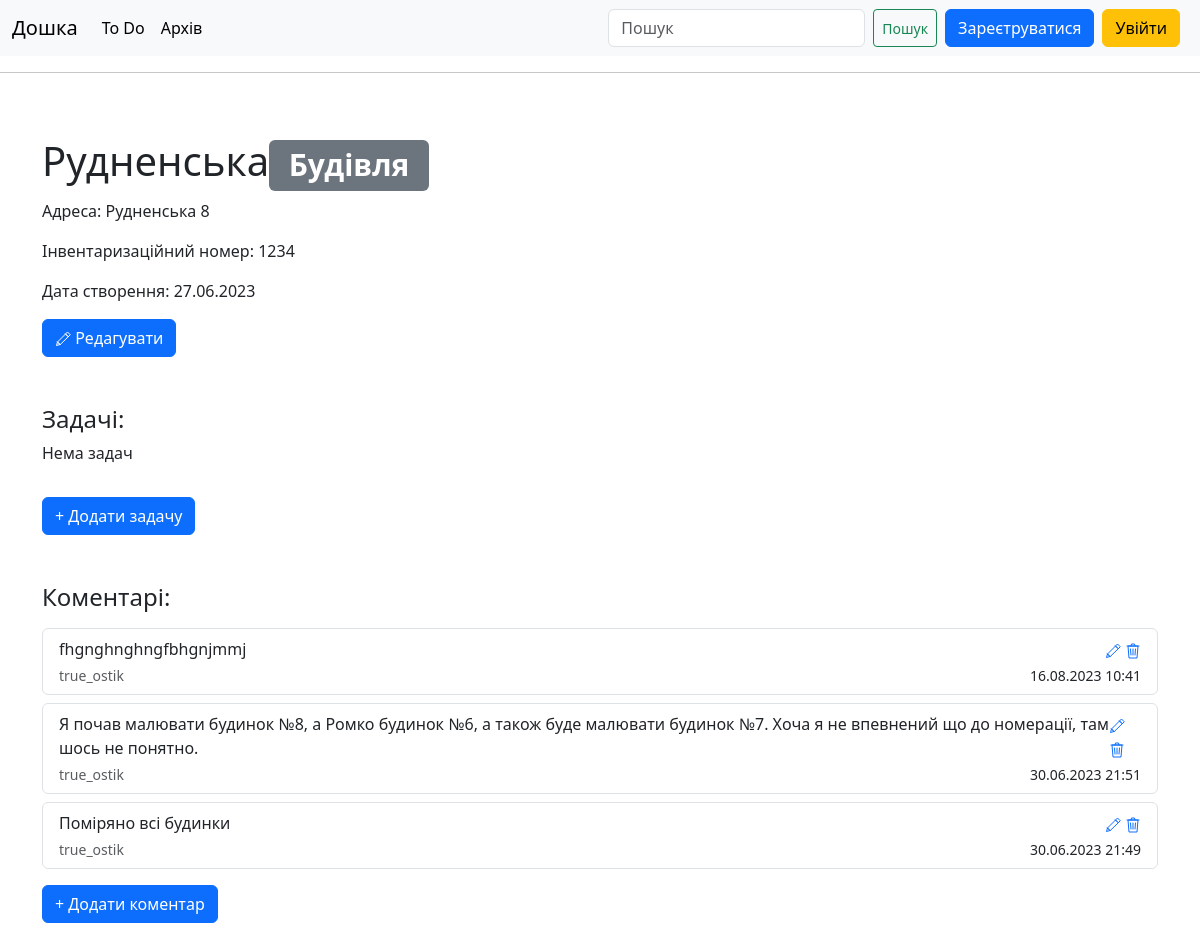
The app's page /subject/1/, older data.
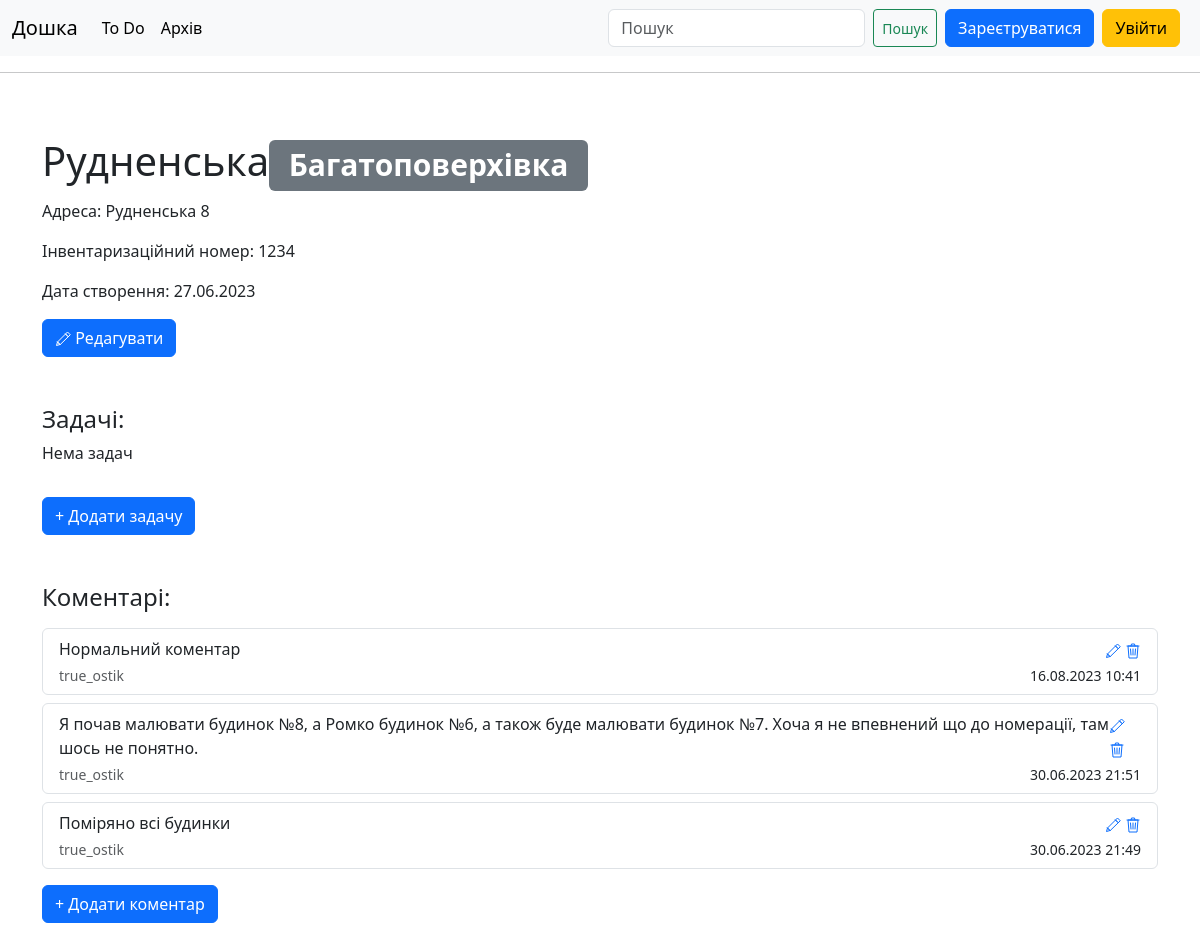
The same page, newer data.
### bord/models.py (models this page shows, shortened)
class Subject(models.Model):
    class TypeOfSubject(models.TextChoices):
        BUILDING = 'BU', _('Багатоповерхівка')
        COMMERCE = 'CO', _('Будівля')
        GARAGE = 'GA', _('Гараж')
        HOUSE = 'HO', _('Особняк')
        APARTMENT = 'AP', _('Квартира')
        KEV = 'KE', _('КЕВ')
        QUARTERS = 'QU', _('Нежитлове приміщення')
        UNFINISHED = 'UF', _('Незавершене')
        SUMMERHOUSE = 'SH', _('Садовий будинок')
    class Priority(models.TextChoices):
        HIGH = 'AA', _('Високий')
        NORMAL = 'BB', _('Звичайний')
        LOW = 'CC', _('Низький')
    name = models.CharField(max_length=200)
    type = models.CharField(max_length=2, choices=TypeOfSubject.choices, default=TypeOfSubject.HOUSE)
    priority = models.CharField(max_length=3, choices=Priority.choices, default=Priority.NORMAL)
    archived = models.BooleanField(default=False)
    address = models.CharField(max_length=200, blank=True)
    invent_number = models.CharField(max_length=10, blank=True)
    measured = models.BooleanField(default=False)
    drawn = models.BooleanField(default=False)
    calculated = models.BooleanField(default=False)
    typed = models.BooleanField(default=False)
    numbered = models.BooleanField(default=False)
    done = models.BooleanField(default=False)
    date_added = models.DateTimeField(auto_now_add=True)
    def __str__(self):
        return self.name

class Comment(models.Model):
    subject = models.ForeignKey(Subject, on_delete=models.CASCADE)
    text = models.TextField()
    date_added = models.DateTimeField(auto_now_add=True)
    author = models.ForeignKey(User, on_delete=models.CASCADE)
    def __str__(self):
        if len(self.text) < 500:
            return self.text
        else:
            return f"{self.text[:500]}..."

### bord/views.py (the view)
# urls.py: path('subject/<int:subject_id>/', views.subject_view, name='subject'),
def subject_view(request, subject_id):
    subject = Subject.objects.get(id=subject_id)
    comments = subject.comment_set.order_by('-date_added')
    subtasks = subject.subtask_set.order_by('done')
    context = {'subject': subject, 'comments': comments, 'subtasks': subtasks}
    return render(request, 'bord/subject.html', context)

### bord/templates/bord/subject.html
{% extends "bord/base.html" %}
{% block content %}
    <h1>{{ subject }}<span class="badge bg-secondary">{{ subject.get_type_display }}</span></h1>
    <p> Адреса: {{ subject.address }}</p>
    <p> Інвентаризаційний номер: {{ subject.invent_number }}</p>
    <p> Дата створення: {{ subject.date_added|date:'d.m.Y' }}</p>
    <a class="btn btn-primary" href="{% url 'bord:edit_subject' subject.id %}"><svg class="bi" width="16" height="16"><use xlink:href="#i-edit"></use></svg> Редагувати</a>
    <h4 class="mt-5">Задачі:</h4>
    {% for subtask in subtasks %}
        <ul class="list-group">
          <li class="list-group-item mt-2" aria-current="true">
            <div class="d-flex w-100 justify-content-between">
                {% if subtask.done %}
                    <div>
                      <a class="btn btn-success btn-sm" href="{% url 'bord:check_subtask' subtask.id %}"><svg class="bi" width="16" height="16"><use xlink:href="#done"></use></svg></a>
                      <del class="text-muted">{{ subtask }}</del>
                    </div>
                {% else %}
                    <div>
                      <a class="btn btn-danger btn-sm" href="{% url 'bord:check_subtask' subtask.id %}"><svg class="bi" width="16" height="16"><use xlink:href="#empty"></use></svg></a>
                      {{ subtask }}
                    </div>
                {% endif %}
                <div>
                    <a href="{% url 'bord:edit_subtask' subtask.id %}"><svg class="bi" width="16" height="16"><use xlink:href="#i-edit"></use></svg></a>
                    <a href="{% url 'bord:delete_subtask' subtask.id %}"><svg class="bi" width="16" height="16"><use xlink:href="#i-trash"></use></svg></a>
                </div>
            </div>
          </li>
        </ul>
    {% empty %}
        <p>Нема задач</p>
    {% endfor %}
    <a class="btn btn-primary mt-3" href="{% url 'bord:new_subtask' subject.id %}">+ Додати задачу</a>
    <h4 class="mt-5">Коментарі:</h4>
    {% for comment in comments %}
        <ul class="list-group">
          <li class="list-group-item mt-2" aria-current="true">
            <div class="d-flex w-100 justify-content-between">
              <p class="mb-1">{{ comment }}</p>
                <div>
                    <a href="{% url 'bord:edit_comment' comment.id %}"><svg class="bi" width="16" height="16"><use xlink:href="#i-edit"></use></svg></a>
                    <a href="{% url 'bord:delete_comment' comment.id %}"><svg class="bi" width="16" height="16"><use xlink:href="#i-trash"></use></svg></a>
                </div>
            </div>
            <div class="d-flex w-100 justify-content-between">
                <small class="text-muted">{{ comment.author }}</small>
                <small>{{ comment.date_added|date:'d.m.Y H:i' }}</small>
            </div>
          </li>
        </ul>
    {% empty %}
        <p>Нема коментарів</p>
    {% endfor %}
    <a class="btn btn-primary mt-3" href="{% url 'bord:new_comment' subject.id %}">+ Додати коментар</a>
{% endblock content %}

Row changes from the older to the newer data that the page shows:
changed Subject "Рудненська": type "Будівля" → "Багатоповерхівка"
changed Comment: text "fhgnghnghngfbhgnjmmj" → "Нормальний коментар"
